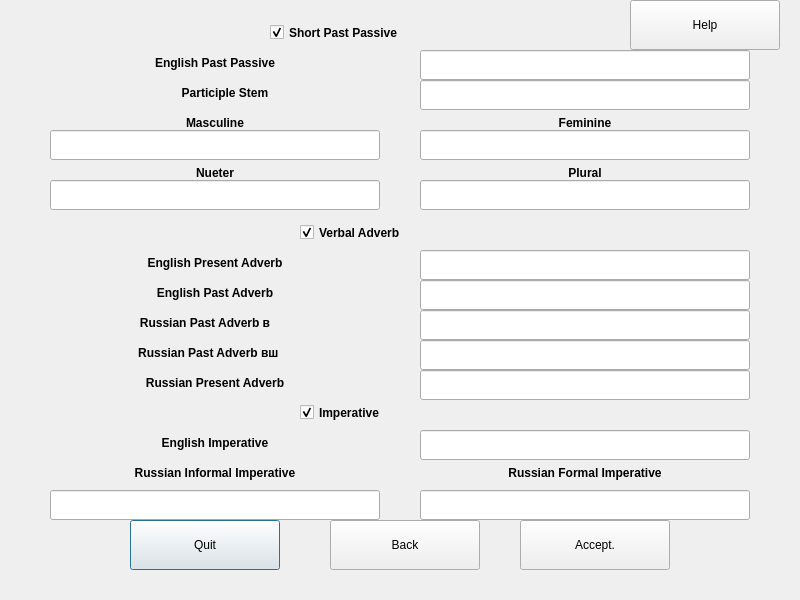
<?xml version="1.0" encoding="UTF-8"?>
<ui version="4.0">
 <class>MiscConj</class>
 <widget class="QDialog" name="MiscConj">
  <property name="geometry">
   <rect>
    <x>0</x>
    <y>0</y>
    <width>800</width>
    <height>600</height>
   </rect>
  </property>
  <property name="windowTitle">
   <string>Miscellaneous Conjugations</string>
  </property>
  <property name="windowIcon">
   <iconset>
    <normaloff>../../../../usr/share/machinetrans/resources/logo.png</normaloff>../../../../usr/share/machinetrans/resources/logo.png</iconset>
  </property>
  <widget class="QLabel" name="enImpLbl">
   <property name="geometry">
    <rect>
     <x>50</x>
     <y>430</y>
     <width>330</width>
     <height>25</height>
    </rect>
   </property>
   <property name="font">
    <font>
     <weight>75</weight>
     <bold>true</bold>
    </font>
   </property>
   <property name="text">
    <string>English Imperative</string>
   </property>
   <property name="alignment">
    <set>Qt::AlignCenter</set>
   </property>
  </widget>
  <widget class="LineEditRU" name="femEdit">
   <property name="geometry">
    <rect>
     <x>420</x>
     <y>130</y>
     <width>330</width>
     <height>30</height>
    </rect>
   </property>
   <property name="alignment">
    <set>Qt::AlignCenter</set>
   </property>
  </widget>
  <widget class="QLabel" name="plurLbl">
   <property name="geometry">
    <rect>
     <x>420</x>
     <y>160</y>
     <width>330</width>
     <height>25</height>
    </rect>
   </property>
   <property name="font">
    <font>
     <weight>75</weight>
     <bold>true</bold>
    </font>
   </property>
   <property name="text">
    <string>Plural</string>
   </property>
   <property name="alignment">
    <set>Qt::AlignCenter</set>
   </property>
  </widget>
  <widget class="LineEditRU" name="plurEdit">
   <property name="geometry">
    <rect>
     <x>420</x>
     <y>180</y>
     <width>330</width>
     <height>30</height>
    </rect>
   </property>
   <property name="text">
    <string/>
   </property>
   <property name="alignment">
    <set>Qt::AlignCenter</set>
   </property>
  </widget>
  <widget class="LineEditRU" name="nuetEdit">
   <property name="geometry">
    <rect>
     <x>50</x>
     <y>180</y>
     <width>330</width>
     <height>30</height>
    </rect>
   </property>
   <property name="text">
    <string/>
   </property>
   <property name="alignment">
    <set>Qt::AlignCenter</set>
   </property>
  </widget>
  <widget class="LineEditRU" name="mascEdit">
   <property name="geometry">
    <rect>
     <x>50</x>
     <y>130</y>
     <width>330</width>
     <height>30</height>
    </rect>
   </property>
   <property name="alignment">
    <set>Qt::AlignCenter</set>
   </property>
  </widget>
  <widget class="QLabel" name="femLbl">
   <property name="geometry">
    <rect>
     <x>420</x>
     <y>110</y>
     <width>330</width>
     <height>25</height>
    </rect>
   </property>
   <property name="font">
    <font>
     <weight>75</weight>
     <bold>true</bold>
    </font>
   </property>
   <property name="text">
    <string>Feminine</string>
   </property>
   <property name="alignment">
    <set>Qt::AlignCenter</set>
   </property>
  </widget>
  <widget class="QLabel" name="mascLbl">
   <property name="geometry">
    <rect>
     <x>50</x>
     <y>110</y>
     <width>330</width>
     <height>25</height>
    </rect>
   </property>
   <property name="font">
    <font>
     <weight>75</weight>
     <bold>true</bold>
    </font>
   </property>
   <property name="text">
    <string>Masculine</string>
   </property>
   <property name="alignment">
    <set>Qt::AlignCenter</set>
   </property>
  </widget>
  <widget class="QLabel" name="nuetLbl">
   <property name="geometry">
    <rect>
     <x>50</x>
     <y>160</y>
     <width>330</width>
     <height>25</height>
    </rect>
   </property>
   <property name="font">
    <font>
     <weight>75</weight>
     <bold>true</bold>
    </font>
   </property>
   <property name="text">
    <string>Nueter</string>
   </property>
   <property name="alignment">
    <set>Qt::AlignCenter</set>
   </property>
  </widget>
  <widget class="QLabel" name="ruFormImpLbl">
   <property name="geometry">
    <rect>
     <x>420</x>
     <y>460</y>
     <width>330</width>
     <height>25</height>
    </rect>
   </property>
   <property name="font">
    <font>
     <weight>75</weight>
     <bold>true</bold>
    </font>
   </property>
   <property name="text">
    <string>Russian Formal Imperative</string>
   </property>
   <property name="alignment">
    <set>Qt::AlignCenter</set>
   </property>
  </widget>
  <widget class="LineEditRU" name="ruInfImpEdit">
   <property name="geometry">
    <rect>
     <x>50</x>
     <y>490</y>
     <width>330</width>
     <height>30</height>
    </rect>
   </property>
   <property name="text">
    <string/>
   </property>
   <property name="alignment">
    <set>Qt::AlignCenter</set>
   </property>
  </widget>
  <widget class="QLabel" name="ruInfImpLbl">
   <property name="geometry">
    <rect>
     <x>50</x>
     <y>460</y>
     <width>330</width>
     <height>25</height>
    </rect>
   </property>
   <property name="font">
    <font>
     <weight>75</weight>
     <bold>true</bold>
    </font>
   </property>
   <property name="text">
    <string>Russian Informal Imperative</string>
   </property>
   <property name="alignment">
    <set>Qt::AlignCenter</set>
   </property>
  </widget>
  <widget class="LineEditRU" name="ruFormImpEdit">
   <property name="geometry">
    <rect>
     <x>420</x>
     <y>490</y>
     <width>330</width>
     <height>30</height>
    </rect>
   </property>
   <property name="text">
    <string/>
   </property>
   <property name="alignment">
    <set>Qt::AlignCenter</set>
   </property>
  </widget>
  <widget class="QPushButton" name="quitBttn">
   <property name="geometry">
    <rect>
     <x>130</x>
     <y>520</y>
     <width>150</width>
     <height>50</height>
    </rect>
   </property>
   <property name="text">
    <string>Quit</string>
   </property>
  </widget>
  <widget class="QPushButton" name="acceptBttn">
   <property name="geometry">
    <rect>
     <x>520</x>
     <y>520</y>
     <width>150</width>
     <height>50</height>
    </rect>
   </property>
   <property name="text">
    <string>Accept.</string>
   </property>
  </widget>
  <widget class="QPushButton" name="backBttn">
   <property name="geometry">
    <rect>
     <x>330</x>
     <y>520</y>
     <width>150</width>
     <height>50</height>
    </rect>
   </property>
   <property name="text">
    <string>Back</string>
   </property>
  </widget>
  <widget class="QPushButton" name="helpBttn">
   <property name="geometry">
    <rect>
     <x>630</x>
     <y>0</y>
     <width>150</width>
     <height>50</height>
    </rect>
   </property>
   <property name="text">
    <string>Help</string>
   </property>
  </widget>
  <widget class="LineEditRU" name="presAdv">
   <property name="geometry">
    <rect>
     <x>420</x>
     <y>370</y>
     <width>330</width>
     <height>30</height>
    </rect>
   </property>
   <property name="text">
    <string/>
   </property>
   <property name="alignment">
    <set>Qt::AlignCenter</set>
   </property>
  </widget>
  <widget class="LineEditEN" name="enImpEdit">
   <property name="geometry">
    <rect>
     <x>420</x>
     <y>430</y>
     <width>330</width>
     <height>30</height>
    </rect>
   </property>
   <property name="text">
    <string/>
   </property>
   <property name="alignment">
    <set>Qt::AlignCenter</set>
   </property>
  </widget>
  <widget class="QLabel" name="enPastAdvLbl">
   <property name="geometry">
    <rect>
     <x>50</x>
     <y>280</y>
     <width>330</width>
     <height>25</height>
    </rect>
   </property>
   <property name="font">
    <font>
     <weight>75</weight>
     <bold>true</bold>
    </font>
   </property>
   <property name="text">
    <string>English Past Adverb</string>
   </property>
   <property name="alignment">
    <set>Qt::AlignCenter</set>
   </property>
  </widget>
  <widget class="LineEditEN" name="enPastAdvEdit">
   <property name="geometry">
    <rect>
     <x>420</x>
     <y>280</y>
     <width>330</width>
     <height>30</height>
    </rect>
   </property>
   <property name="text">
    <string/>
   </property>
   <property name="alignment">
    <set>Qt::AlignCenter</set>
   </property>
  </widget>
  <widget class="QCheckBox" name="advCheck">
   <property name="geometry">
    <rect>
     <x>300</x>
     <y>220</y>
     <width>200</width>
     <height>25</height>
    </rect>
   </property>
   <property name="font">
    <font>
     <weight>75</weight>
     <bold>true</bold>
    </font>
   </property>
   <property name="text">
    <string>Verbal Adverb</string>
   </property>
   <property name="checked">
    <bool>true</bool>
   </property>
  </widget>
  <widget class="LineEditRU" name="stemEdit">
   <property name="geometry">
    <rect>
     <x>420</x>
     <y>80</y>
     <width>330</width>
     <height>30</height>
    </rect>
   </property>
   <property name="alignment">
    <set>Qt::AlignCenter</set>
   </property>
  </widget>
  <widget class="QLabel" name="stemLbl">
   <property name="geometry">
    <rect>
     <x>60</x>
     <y>80</y>
     <width>330</width>
     <height>25</height>
    </rect>
   </property>
   <property name="font">
    <font>
     <weight>75</weight>
     <bold>true</bold>
    </font>
   </property>
   <property name="text">
    <string>Participle Stem</string>
   </property>
   <property name="alignment">
    <set>Qt::AlignCenter</set>
   </property>
  </widget>
  <widget class="LineEditEN" name="enPresAdvEdit">
   <property name="geometry">
    <rect>
     <x>420</x>
     <y>250</y>
     <width>330</width>
     <height>30</height>
    </rect>
   </property>
   <property name="text">
    <string/>
   </property>
   <property name="alignment">
    <set>Qt::AlignCenter</set>
   </property>
  </widget>
  <widget class="QLabel" name="enPresAdvLbl">
   <property name="geometry">
    <rect>
     <x>50</x>
     <y>250</y>
     <width>330</width>
     <height>25</height>
    </rect>
   </property>
   <property name="font">
    <font>
     <weight>75</weight>
     <bold>true</bold>
    </font>
   </property>
   <property name="text">
    <string>English Present Adverb</string>
   </property>
   <property name="alignment">
    <set>Qt::AlignCenter</set>
   </property>
  </widget>
  <widget class="QLabel" name="presAdvLbl">
   <property name="geometry">
    <rect>
     <x>50</x>
     <y>370</y>
     <width>330</width>
     <height>25</height>
    </rect>
   </property>
   <property name="font">
    <font>
     <weight>75</weight>
     <bold>true</bold>
    </font>
   </property>
   <property name="text">
    <string>Russian Present Adverb</string>
   </property>
   <property name="alignment">
    <set>Qt::AlignCenter</set>
   </property>
  </widget>
  <widget class="QLabel" name="pastAdvLbl1">
   <property name="geometry">
    <rect>
     <x>40</x>
     <y>340</y>
     <width>330</width>
     <height>25</height>
    </rect>
   </property>
   <property name="font">
    <font>
     <weight>75</weight>
     <bold>true</bold>
    </font>
   </property>
   <property name="text">
    <string>  Russian Past Adverb вш</string>
   </property>
   <property name="alignment">
    <set>Qt::AlignCenter</set>
   </property>
  </widget>
  <widget class="LineEditRU" name="pastAdv1">
   <property name="geometry">
    <rect>
     <x>420</x>
     <y>340</y>
     <width>330</width>
     <height>30</height>
    </rect>
   </property>
   <property name="text">
    <string/>
   </property>
   <property name="alignment">
    <set>Qt::AlignCenter</set>
   </property>
  </widget>
  <widget class="QLabel" name="pastAdvLbl">
   <property name="geometry">
    <rect>
     <x>40</x>
     <y>310</y>
     <width>330</width>
     <height>25</height>
    </rect>
   </property>
   <property name="font">
    <font>
     <weight>75</weight>
     <bold>true</bold>
    </font>
   </property>
   <property name="text">
    <string>Russian Past Adverb в</string>
   </property>
   <property name="alignment">
    <set>Qt::AlignCenter</set>
   </property>
  </widget>
  <widget class="LineEditRU" name="pastAdv">
   <property name="geometry">
    <rect>
     <x>420</x>
     <y>310</y>
     <width>330</width>
     <height>30</height>
    </rect>
   </property>
   <property name="text">
    <string/>
   </property>
   <property name="alignment">
    <set>Qt::AlignCenter</set>
   </property>
  </widget>
  <widget class="LineEditEN" name="enPPPEdit">
   <property name="geometry">
    <rect>
     <x>420</x>
     <y>50</y>
     <width>330</width>
     <height>30</height>
    </rect>
   </property>
   <property name="text">
    <string/>
   </property>
   <property name="alignment">
    <set>Qt::AlignCenter</set>
   </property>
  </widget>
  <widget class="QLabel" name="enPPPLbl">
   <property name="geometry">
    <rect>
     <x>50</x>
     <y>50</y>
     <width>330</width>
     <height>25</height>
    </rect>
   </property>
   <property name="font">
    <font>
     <weight>75</weight>
     <bold>true</bold>
    </font>
   </property>
   <property name="text">
    <string>English Past Passive</string>
   </property>
   <property name="alignment">
    <set>Qt::AlignCenter</set>
   </property>
  </widget>
  <widget class="QCheckBox" name="spppCheck">
   <property name="geometry">
    <rect>
     <x>270</x>
     <y>20</y>
     <width>260</width>
     <height>25</height>
    </rect>
   </property>
   <property name="font">
    <font>
     <weight>75</weight>
     <bold>true</bold>
    </font>
   </property>
   <property name="text">
    <string>Short Past Passive</string>
   </property>
   <property name="checked">
    <bool>true</bool>
   </property>
  </widget>
  <widget class="QCheckBox" name="impCheck">
   <property name="geometry">
    <rect>
     <x>300</x>
     <y>400</y>
     <width>200</width>
     <height>25</height>
    </rect>
   </property>
   <property name="font">
    <font>
     <weight>75</weight>
     <bold>true</bold>
    </font>
   </property>
   <property name="text">
    <string>Imperative</string>
   </property>
   <property name="checked">
    <bool>true</bool>
   </property>
  </widget>
 </widget>
 <customwidgets>
  <customwidget>
   <class>LineEditRU</class>
   <extends>QLineEdit</extends>
   <header>machinetrans.lineeditru</header>
  </customwidget>
  <customwidget>
   <class>LineEditEN</class>
   <extends>QLineEdit</extends>
   <header>machinetrans.lineediten</header>
  </customwidget>
 </customwidgets>
 <tabstops>
  <tabstop>spppCheck</tabstop>
  <tabstop>helpBttn</tabstop>
  <tabstop>enPPPEdit</tabstop>
  <tabstop>stemEdit</tabstop>
  <tabstop>mascEdit</tabstop>
  <tabstop>femEdit</tabstop>
  <tabstop>nuetEdit</tabstop>
  <tabstop>plurEdit</tabstop>
  <tabstop>advCheck</tabstop>
  <tabstop>enPresAdvEdit</tabstop>
  <tabstop>enPastAdvEdit</tabstop>
  <tabstop>pastAdv</tabstop>
  <tabstop>pastAdv1</tabstop>
  <tabstop>presAdv</tabstop>
  <tabstop>enImpEdit</tabstop>
  <tabstop>ruInfImpEdit</tabstop>
  <tabstop>ruFormImpEdit</tabstop>
  <tabstop>quitBttn</tabstop>
  <tabstop>backBttn</tabstop>
  <tabstop>acceptBttn</tabstop>
 </tabstops>
 <resources/>
 <connections/>
</ui>
